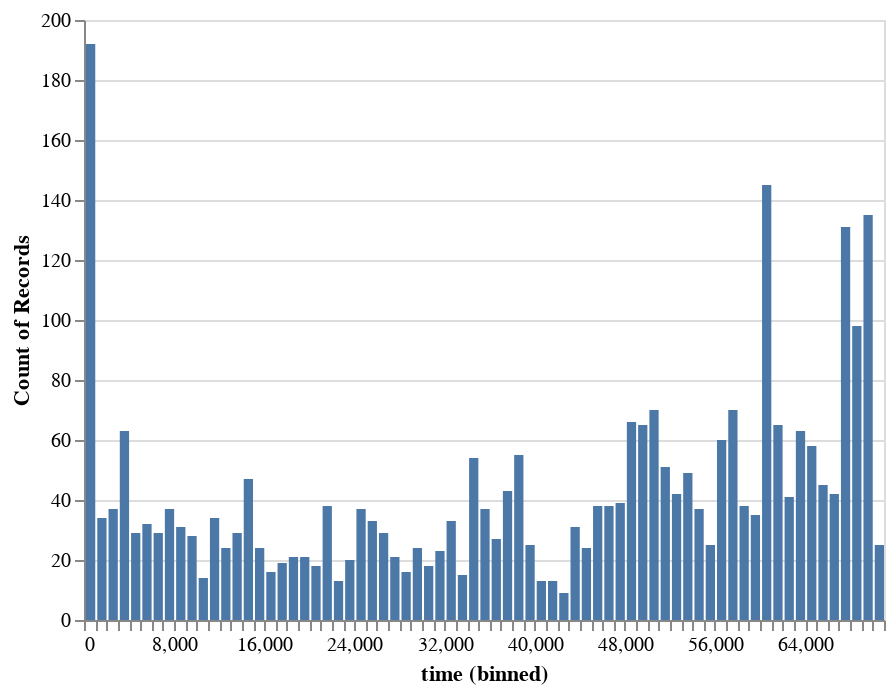

Write notebook code for a chart like this one.
### Code cell
import altair as alt

# histogram
# mark_bar: 棒狀 mark_point: 點
# chart = alt.Chart(df).mark_bar().encode(x=alt.X("time", bin=alt.BinParams(step=500)), y="count()")
chart = (alt.Chart(df)
            .mark_bar()
            .encode(x=alt.X("time", bin=alt.BinParams(step=1000)), y="count()"))

# chart = alt.Chart(df).mark_boxplot.encode(x=alt.X("time", bin=alt.BinParams(step=500)), y="count()")
chart.interactive()

### Figure 1 — Vega-Lite specification as saved in the notebook (floating-point values rounded to 4 significant figures; data arrays with more than 128 entries replaced by an {"elided": "..."} marker saying what was removed)
{"config": {"view": {"continuousWidth": 400, "continuousHeight": 300}}, "data": {"name": "data-b0577f1be006e41c198d3c7bd40034d1"}, "mark": "bar", "encoding": {"x": {"bin": {"step": 1000}, "field": "time", "type": "quantitative"}, "y": {"aggregate": "count", "type": "quantitative"}}, "selection": {"selector004": {"type": "interval", "bind": "scales", "encodings": ["x", "y"]}}, "$schema": "https://vega.github.io/schema/vega-lite/v4.17.0.json", "datasets": {"data-b0577f1be006e41c198d3c7bd40034d1": {"elided": "3001 records"}}}
